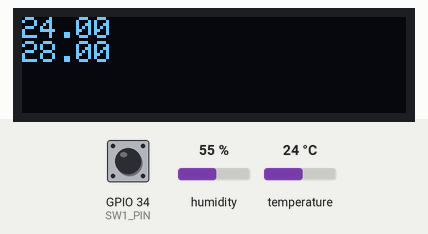
Simulated run of this sketch. Board: ESP32. Shown: 128×32 one-colour display. The test bench sets the inputs (shaded band); at power-on: temperature 24 °C, GPIO 34 (SW1_PIN) HIGH, humidity 55 %. WiFi joins after 1.5 s; servers stay silent unless stated; what the sketch prints to the serial monitor is not drawn.

Above: at 3.5 s.
3.6 s: temperature set to 12 °C
At 5.8 s:
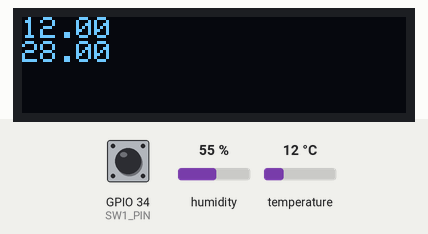
6.1 s: temperature set to 19 °C
At 7.3 s:
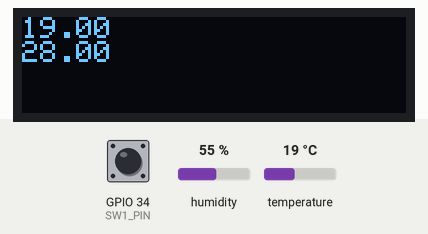
10.2 s: temperature set to 28 °C
At 12.1 s:
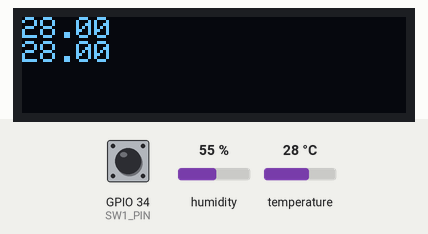
Timing chart, 0 to 13.2 s (numbered marks = the images above; inputs shaded):
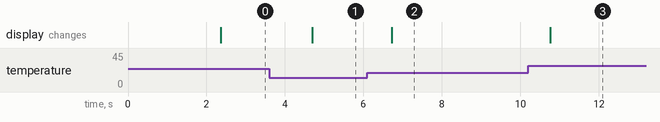

Measured:
- after the input at 3.6 s, the display: changes after 1.1 s (image 1)
- after the input at 6.1 s, the display: changes after 0.62 s (image 2)
- after the input at 10.2 s, the display: changes after 0.56 s (image 3)

The sketch:

Ejercicio1tp3.ino
```cpp
#include <WiFi.h>
#include <WiFiClientSecure.h>
#include <UniversalTelegramBot.h>
#include <ArduinoJson.h>
#include <DHT.h>
#include <Wire.h>
#include <Adafruit_GFX.h>
#include <Adafruit_SSD1306.h>
#include <string>

const char* ssid = "ORT-IoT";
const char* password = "OrtIOTnew22$2";

#define BOTtoken "6235430638:AAGYaEncOpMHo7J3kIw5olG0G2n1nZYe9t4"
#define CHAT_ID "1838958839"

#define OLED_RESET 4      // Pin de reset para el display OLED
#define SCREEN_WIDTH 128  // Ancho del display OLED
#define SCREEN_HEIGHT 32  // Alto del display OLED5
#define DHTPIN 23   // Pin del sensor DHT11
#define SW1_PIN 34  // Pin del botón SW1
#define SW2_PIN 35  // Pin del botón SW2
#define DHTTYPE DHT11

#define PANTALLA_PRINCIPAL 1    //estados de la maquina
#define ESPERA_CAMBIAR 2
#define PANTALLA_CAMBIAR 3
#define ESPERA_PRINCIPAL 4

int botRequestDelay = 1000; /// intervalo
int displayRequestDelay = 200;
unsigned long lastTimeBotRan; /// ultimo tiempo
unsigned long lastTimeDisplayRan;
float temp;
String tempa;

Adafruit_SSD1306 display(SCREEN_WIDTH, SCREEN_HEIGHT, &Wire, OLED_RESET);

  int current_screen = 1;
  float temp_umbral = 28;
  bool flagSubir, flagBajar;

DHT dht(DHTPIN, DHTTYPE);
WiFiClientSecure client;
UniversalTelegramBot bot(BOTtoken, client);

void setup() {

  Serial.begin(9600);
  dht.begin();
  pinMode(SW1_PIN, INPUT_PULLUP);
  pinMode(SW2_PIN, INPUT_PULLUP);
  display.begin(SSD1306_SWITCHCAPVCC, 0x3C);
  display.clearDisplay();
  display.setTextSize(1);
  display.setTextColor(WHITE);

  WiFi.mode(WIFI_STA);
  WiFi.begin(ssid, password);
  client.setCACert(TELEGRAM_CERTIFICATE_ROOT);

  while (WiFi.status() != WL_CONNECTED) {
    delay(1000);
    Serial.println("Connecting to WiFi..");
  }

  Serial.println(WiFi.localIP());
  bot.sendMessage(CHAT_ID, "Bot Hola mundo", "");
}


void loop() {

  temp = dht.readTemperature();

  switch (current_screen){

    case PANTALLA_PRINCIPAL:
{
   if (millis() > lastTimeDisplayRan + displayRequestDelay) {
    lastTimeDisplayRan = millis();
    temp = dht.readTemperature();
    Serial.print(temp);
    display.clearDisplay();
    display.setCursor(0, 0);
    display.println(temp);
    display.println(temp_umbral);
    display.display();
   }
    if (digitalRead(SW1_PIN) == LOW && digitalRead(SW2_PIN) == LOW){
      current_screen = ESPERA_CAMBIAR;
    }
}
        break;

    case ESPERA_CAMBIAR:
  {
    if(digitalRead(SW1_PIN) == HIGH && digitalRead(SW2_PIN) == HIGH)
      {
        current_screen = PANTALLA_CAMBIAR;
      }
  }

        break;

    case PANTALLA_CAMBIAR:
{

  if (millis() > lastTimeDisplayRan + displayRequestDelay) {
    lastTimeDisplayRan = millis();
    display.clearDisplay();
    display.setCursor(0, 0);
    display.println(temp_umbral);
    display.println("SW1 para -");
    display.println("SW2 para +");
    display.display();
  }
    if(digitalRead(SW2_PIN) == LOW)
      {
        flagBajar = HIGH;
      }
      if(digitalRead(SW2_PIN) == HIGH && flagBajar == HIGH)
      {
        flagBajar = LOW;
        temp_umbral = temp_umbral -1;
      }

      if(digitalRead(SW1_PIN) == LOW)
      {
        flagSubir = HIGH;
      }
      if(digitalRead(SW1_PIN) == HIGH && flagSubir == HIGH)
      {
        flagSubir = LOW;
         temp_umbral = temp_umbral +1;
      }

      if(digitalRead(SW1_PIN) == LOW && digitalRead(SW2_PIN) == LOW)
      {
        current_screen = ESPERA_PRINCIPAL;
      }
}
     break;

    case ESPERA_PRINCIPAL:
    {
      if(digitalRead(SW1_PIN) == HIGH && digitalRead(SW2_PIN) == HIGH)
      {
        current_screen = PANTALLA_PRINCIPAL;
      }
    }

      break;
  }


  if (millis() > lastTimeBotRan + botRequestDelay) {
     lastTimeBotRan = millis();

    int numNewMessages = bot.getUpdates(bot.last_message_received + 1);

    while(numNewMessages) {
      Serial.println("Veo los msj nuevos");
      handleNewMessages(numNewMessages);
      numNewMessages = bot.getUpdates(bot.last_message_received + 1);
    }

  }

}

void handleNewMessages(int numNewMessages) {
  Serial.println("Mensaje nuevo");
  Serial.println(String(numNewMessages));

  for (int i=0; i<numNewMessages; i++) {
    // inicio de verificacion
    String chat_id = String(bot.messages[i].chat_id);

    ///fin de verificacion

    // imprime el msj recibido
    String text = bot.messages[i].text;
    Serial.println(text);

    String from_name = bot.messages[i].from_name;

    if (text == "/temp") {

      temp = dht.readTemperature();
      tempa = temp;
      Serial.println("Message recieved. Temperature is: " + tempa);
      bot.sendMessage(chat_id, "Temperature is: " + tempa, "");


    }

      if(temp >= temp_umbral){

    bot.sendMessage(chat_id, "too hot daddy", "");

  }

  }


}
```
